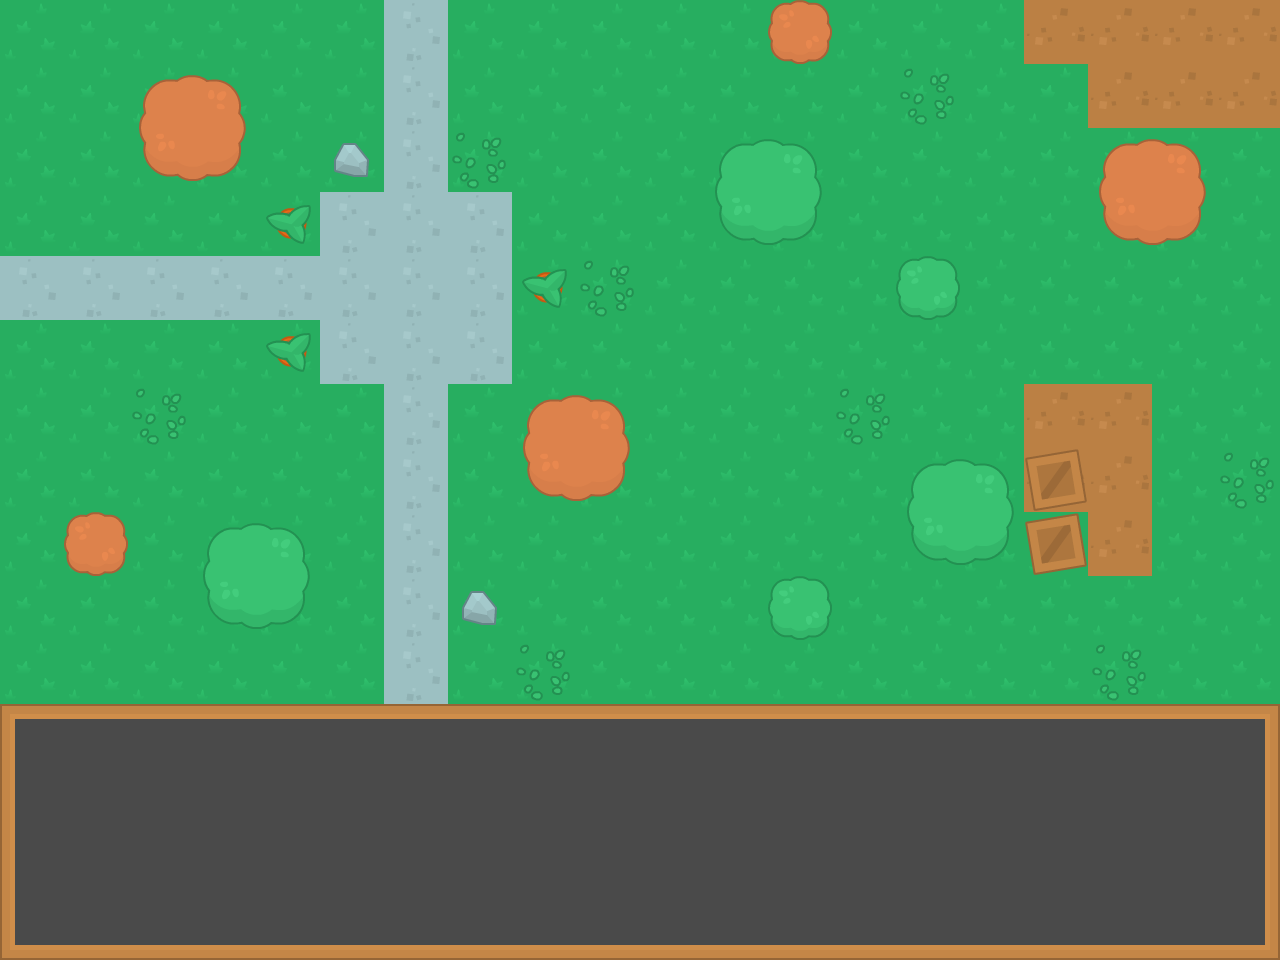

A level layout from a 2D game, rendered from its tile map. Below: a short description, then the map file with tile-grid data replaced by summaries:
An orthogonal 20x15 tile map with 64x64 px tiles, 2 tile layers (back, decor), 1 hidden layer not drawn.

<map version="1.0" orientation="orthogonal" renderorder="right-down" width="20" height="15" tilewidth="64" tileheight="64" nextobjectid="1">
 <tileset firstgid="1" name="tilesheet" tilewidth="64" tileheight="64" tilecount="540" columns="27">
  <image source="../tilesheets/tilesheet.png" width="1728" height="1280" />
 </tileset>
 <layer name="back" width="20" height="15">
  <data>[300 cells, 300 non-empty, 12 distinct tile ids]</data>
 </layer>
 <layer name="decor" width="20" height="15">
  <data>[300 cells, 43 non-empty, 14 distinct tile ids]</data>
 </layer>
 <layer name="aabb" width="20" height="15" visible="0" opacity="0.47">
  <data>[300 cells, 32 non-empty, 1 distinct tile ids]</data>
 </layer>
</map>
